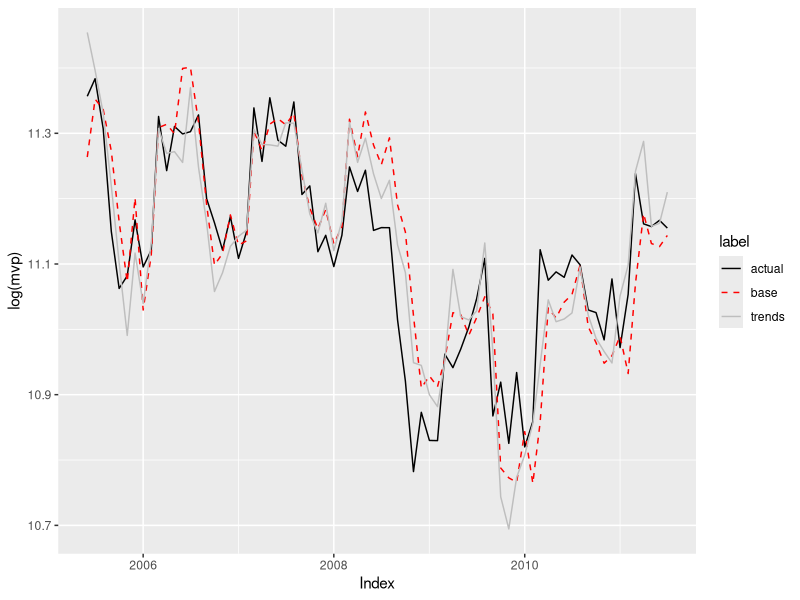

Write R code to recreate this figure.
library(tidyverse)
library(modelr)
merged <- read_csv("merged.csv")
merged$sales<-log(merged$sales)
# y<-merged$sales[13:91]
# y1 <- merged$sales[12:90]
# y12 <- merged$sales[1:79]
# logy <- log(y)
# 
# model_data <- data.frame(y,y1,y12)
# summary(lm(data = model_data, y~. ))
# model_data <- data.frame(logy,y1,y12)
# summary(lm(data = model_data, logy~. ))

# model.matrix(lm(data = merged, sales~lag(sales, 1)+lag(sales,12)))

model1 <- lm(data = merged, sales~lag(sales, 1)+lag(sales,12))
summary(model1)
model_with_trend <- lm(data = merged, sales~lag(sales, 1)+lag(sales,12) + suvs + insurance)
summary(model_with_trend)


baseline <- merged
# creating baseline 
for (i in 18:91){
  merged_t <- merged[1:i-1,]
  model1 <- lm(data = merged_t, sales~lag(sales, 1)+lag(sales,12))
  baseline$sales[i] <- predict(model1,merged[1:i,])[i]
}
baseline <- baseline[18:91,]


# creating trends 

trends <- merged
for (i in 18:91){
  merged_t <- merged[1:i-1,]
  model1 <- lm(data = merged_t, sales~lag(sales, 1)+lag(sales,12)+ suvs + insurance)
  trends$sales[i] <- predict(model1,merged[1:i,])[i]
}
trends <- trends[18:91,]

# Make the graph

actual <- merged[18:91,]
actual <- actual %>% 
  mutate(label ="actual")
baseline <- baseline %>% 
  mutate(label = "base")
trends <- trends %>% 
  mutate(label ="trends")
plot_data <- rbind(actual, baseline, trends)
ggplot(plot_data, aes(x=Period, y = sales, color = label, linetype = label))+
  geom_line()+
  scale_colour_manual(values=c("black", "red","grey"))+
  scale_linetype_manual(values = c("solid", "dashed", "solid"))+
  ylab('log(mvp)')+
  xlab('Index')

# means absolute error
mean(abs(trends$sales-actual$sales))
mean(abs(baseline$sales-actual$sales))

# data for recession period Dec 2007 to June 2009
recession_trends <- trends %>% 
  filter(Period>="2007-12-01"& Period<="2009-06-01")
recession_base <- baseline %>% 
  filter(Period>="2007-12-01"& Period<="2009-06-01")
recession_actual <- actual %>% 
  filter(Period>="2007-12-01"& Period<="2009-06-01")
mean(abs(recession_trends$sales-recession_actual$sales))
mean(abs(recession_base$sales-recession_actual$sales))


# Overall improvement 
(mean(abs(baseline$sales-actual$sales))-mean(abs(trends$sales-actual$sales)))/mean(abs(baseline$sales-actual$sales))


# recession improvement
(mean(abs(recession_base$sales-recession_actual$sales))-mean(abs(recession_trends$sales-recession_actual$sales)))/mean(abs(recession_base$sales-recession_actual$sales))
